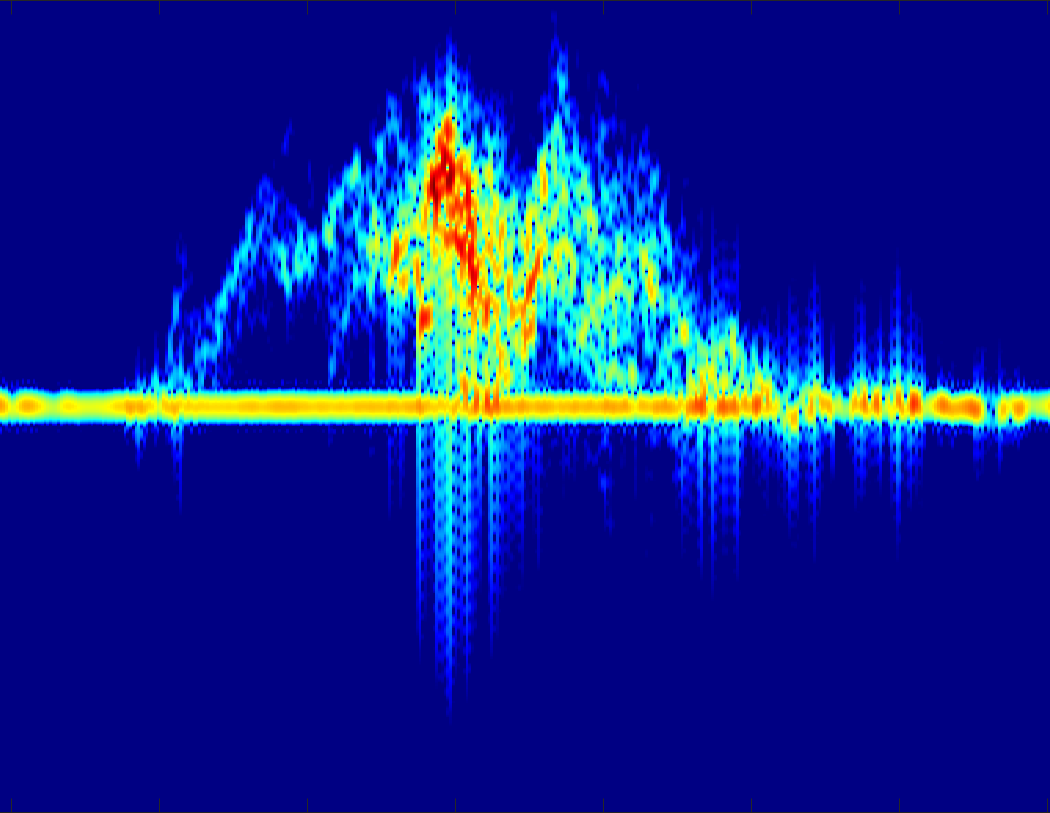
#> input picture pictures_with_shift_crop/shifted_picture_gray_1.png, 1050 x 813 px; its folder holds 4 pictures in this run
$ python picture_analysis.py
#> lines starting #> are read from the running program, lines starting #| are printed output that depends on the picture
import cv2
import numpy as np
import os
import matplotlib.pyplot as plt
from sklearn.cluster import KMeans
from sklearn.svm import SVC
from sklearn.model_selection import train_test_split
from sklearn.metrics import classification_report, accuracy_score

spectrograms_path = "./pictures_with_shift_crop"
spectrogram_files = [os.path.join(spectrograms_path, f) for f in os.listdir(spectrograms_path) if f.endswith('.png')]
labels = []
sift = cv2.SIFT_create()
for person_id in range(6):
    for i in range(10):
        labels.append(person_id)
descriptors_list = []

for file in spectrogram_files:
    img = cv2.imread(file, cv2.IMREAD_GRAYSCALE)
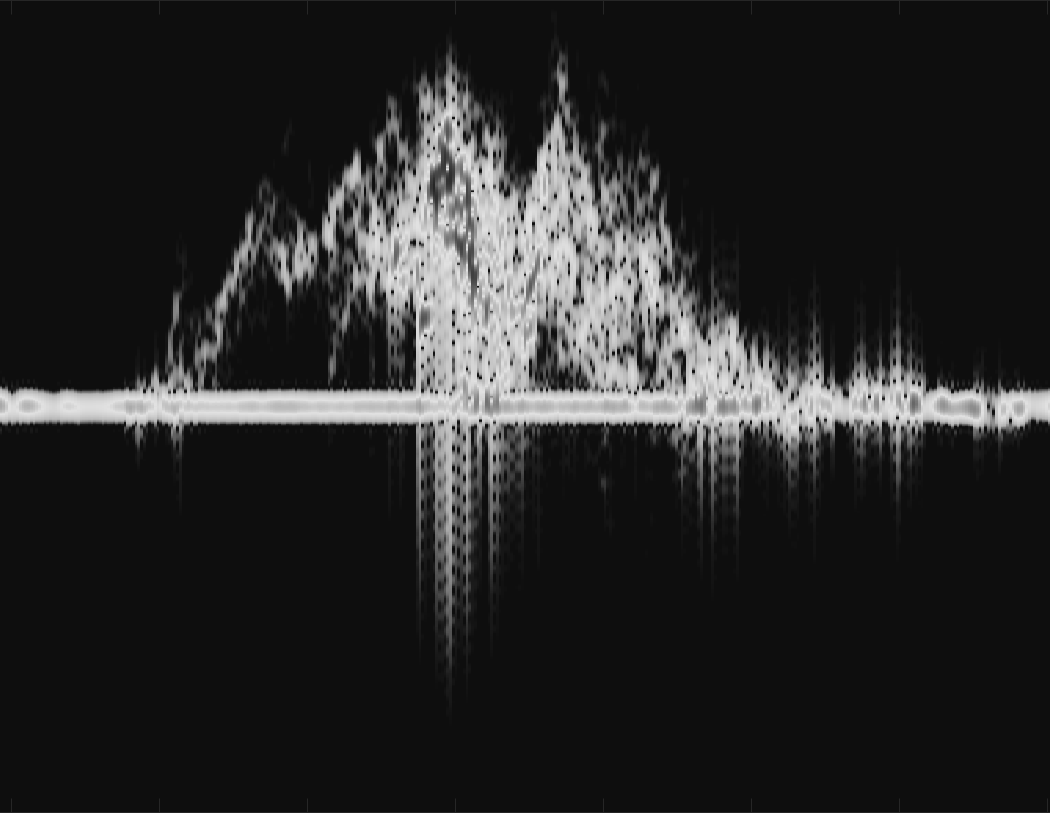
#> img: shape (813, 1050); min 14, max 225, mean 39.8

    keypoints, descriptors = sift.detectAndCompute(img, None)
#> keypoints = 1411 keypoints; strongest (x, y, size): (491, 380, 2.2), (453, 343, 2.5), (646, 271, 2.1), (425, 335, 1.9)

    img_with_keypoints = cv2.drawKeypoints(img, keypoints, None, flags=cv2.DRAW_MATCHES_FLAGS_DRAW_RICH_KEYPOINTS)
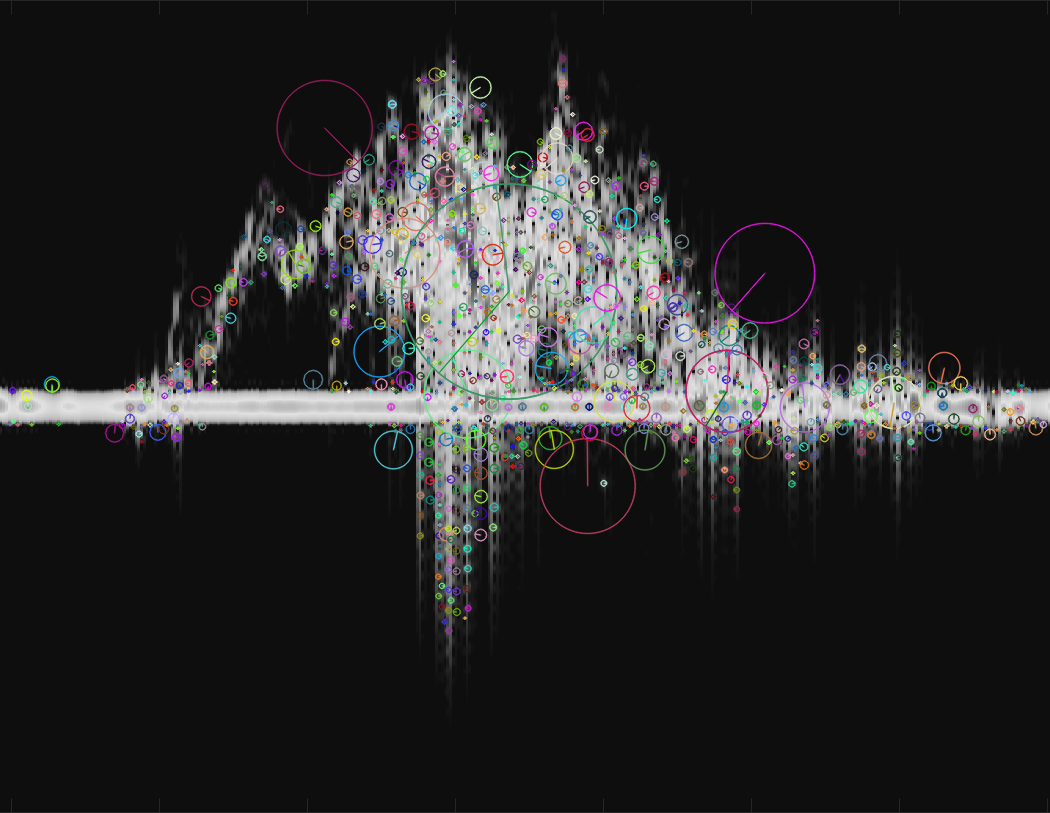
#> img_with_keypoints: shape (813, 1050, 3); mean of channels 0, 1, 2 40.3, 40.3, 40.3; drawn as B, G, R
    # cv2.imshow("Keypoints", img_with_keypoints)
    # cv2.waitKey(0)

    if descriptors is not None:
        descriptors_list.append(descriptors)
#> pass 2 of the loop `for file in spectrogram_files:`:
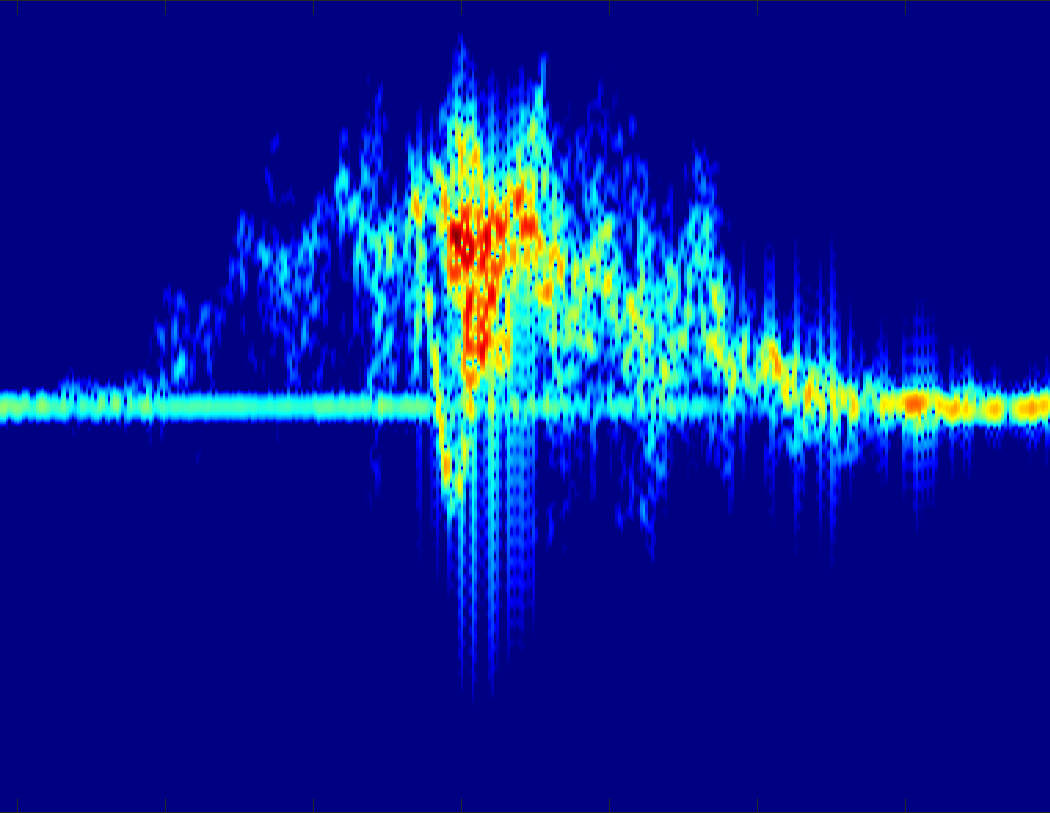
#> input picture pictures_with_shift_crop/shifted_picture_gray_10.png, 1050 x 813 px
#> `img = cv2.imread(file, cv2.IMREAD_GRAYSCALE)`:
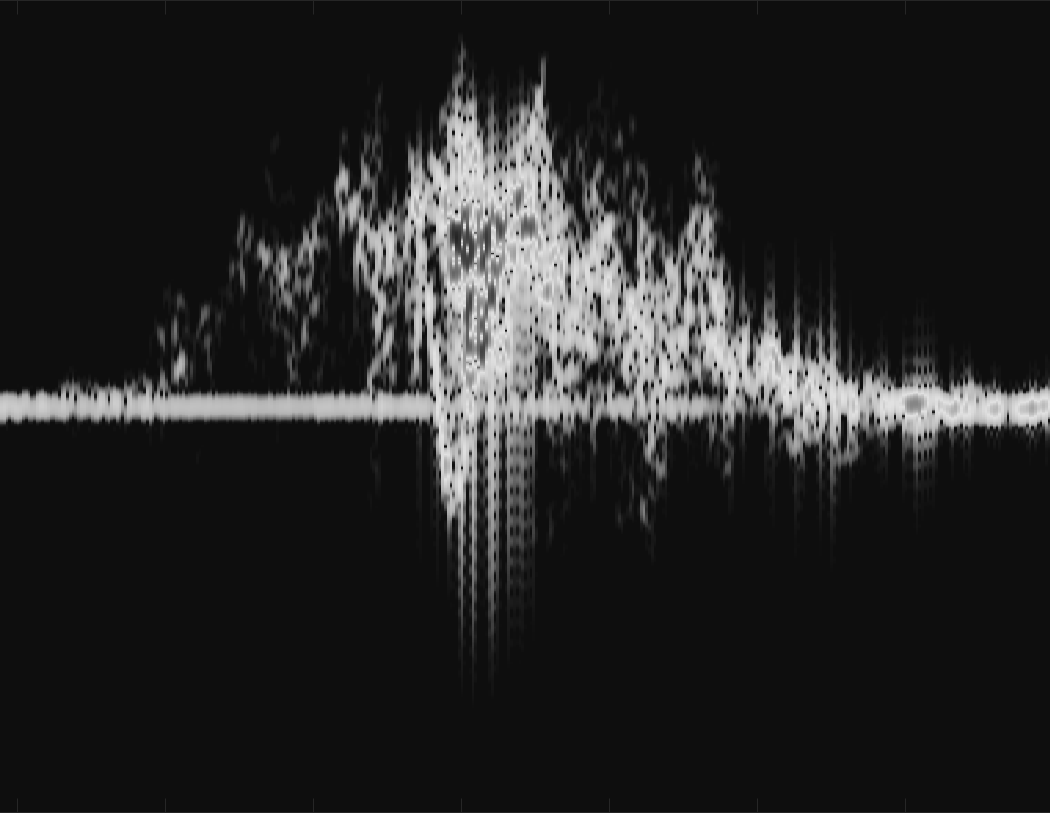
#> img: shape (813, 1050); min 14, max 225, mean 37.1
#> keypoints = 1313 keypoints; strongest (x, y, size): (445, 446, 2.2), (453, 133, 2.6), (555, 265, 2.1), (522, 249, 2)
#> `img_with_keypoints = cv2.drawKeypoints(img, keypoints, None, flags=cv2..`:
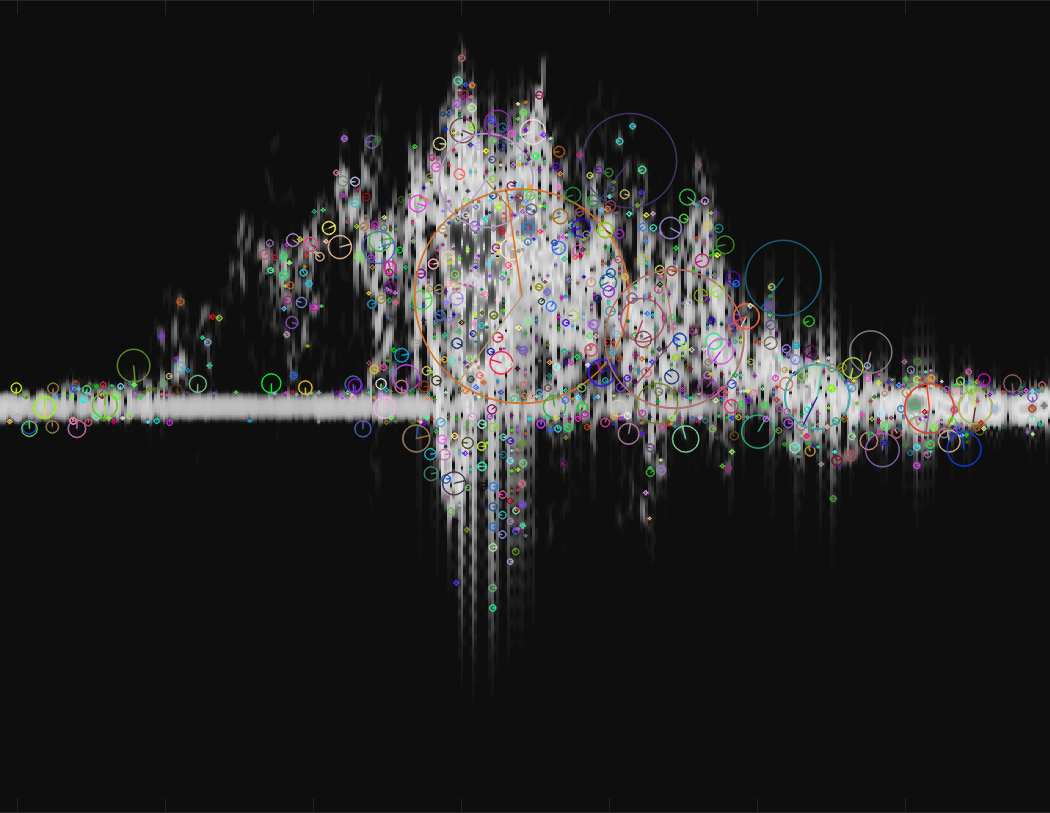
#> img_with_keypoints: shape (813, 1050, 3); mean of channels 0, 1, 2 37.6, 37.7, 37.9; drawn as B, G, R
#> pass 3 of the loop `for file in spectrogram_files:`:
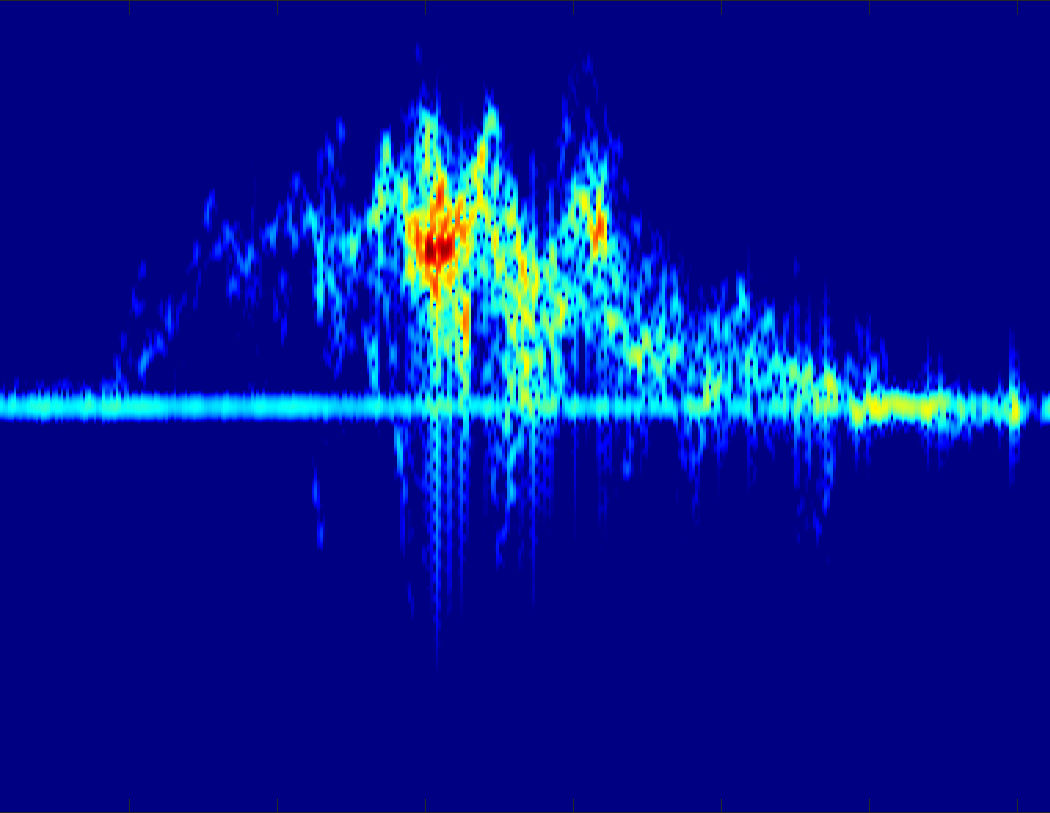
#> input picture pictures_with_shift_crop/shifted_picture_gray_11.png, 1050 x 813 px
#> `img = cv2.imread(file, cv2.IMREAD_GRAYSCALE)`:
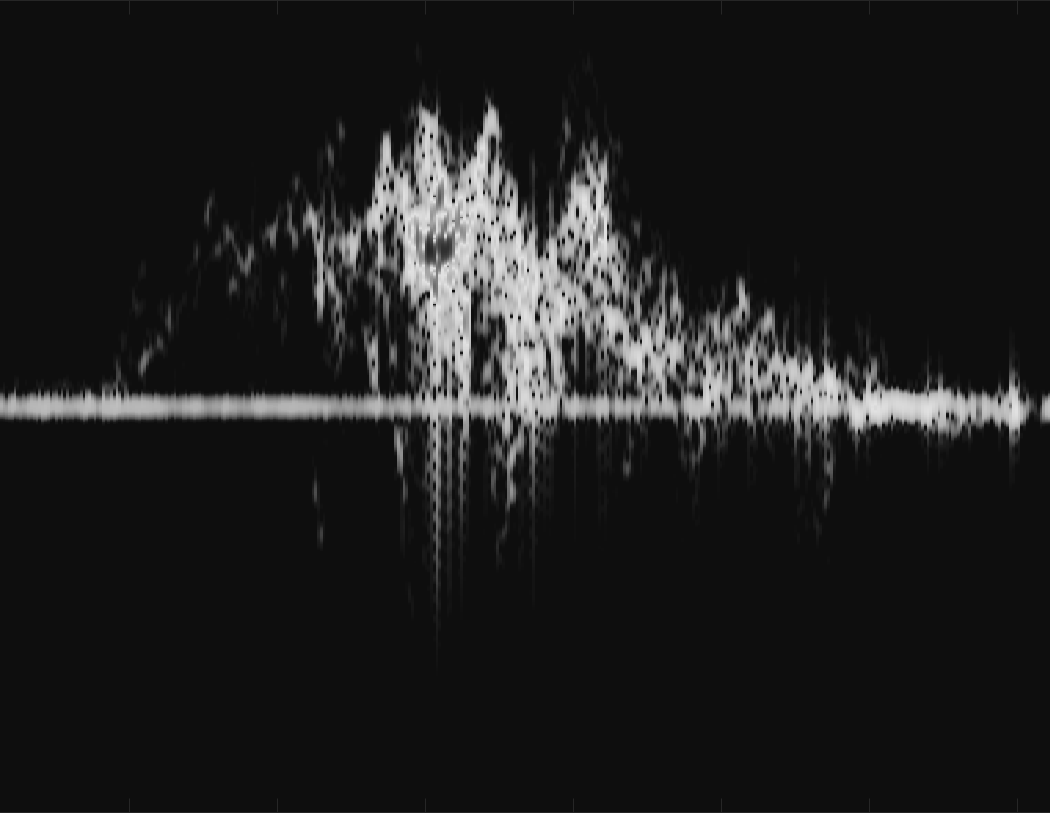
#> img: shape (813, 1050); min 14, max 225, mean 30.8
#> keypoints = 943 keypoints; strongest (x, y, size): (453, 291, 2.1), (489, 239, 2.4), (431, 136, 2.4), (467, 200, 2.1)
#> `img_with_keypoints = cv2.drawKeypoints(img, keypoints, None, flags=cv2..`:
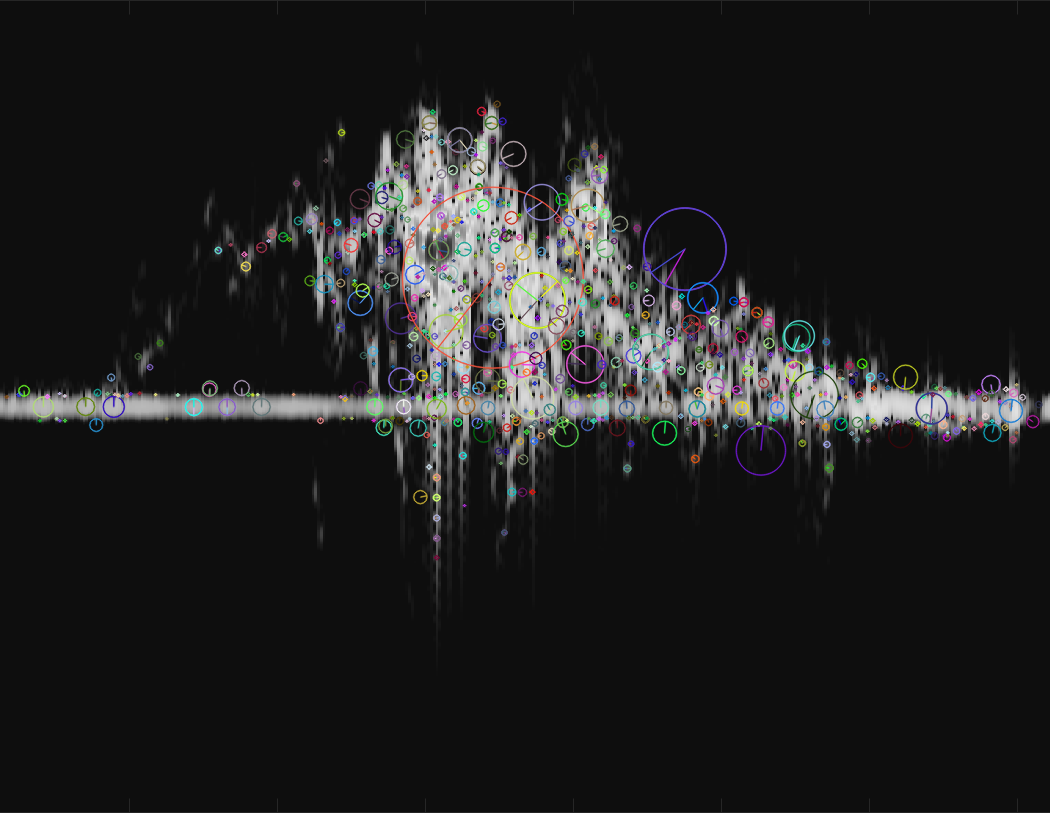
#> img_with_keypoints: shape (813, 1050, 3); mean of channels 0, 1, 2 31.6, 31.6, 31.5; drawn as B, G, R
#> the loop made 4 passes; the first 3 are shown

cv2.destroyAllWindows()
all_descriptors = np.vstack(descriptors_list)

num_clusters = 60
kmeans = KMeans(n_clusters=num_clusters, random_state=42)
kmeans.fit(all_descriptors)


spectrogram_features = []

for descriptors in descriptors_list:
    labels_clusters = kmeans.predict(descriptors)

    histogram, _ = np.histogram(labels_clusters, bins=range(num_clusters + 1), density=True)
    spectrogram_features.append(histogram)

spectrogram_features = np.array(spectrogram_features)
labels = np.array(labels)


#> (the run stopped early here; a loop or call above may not have finished)
